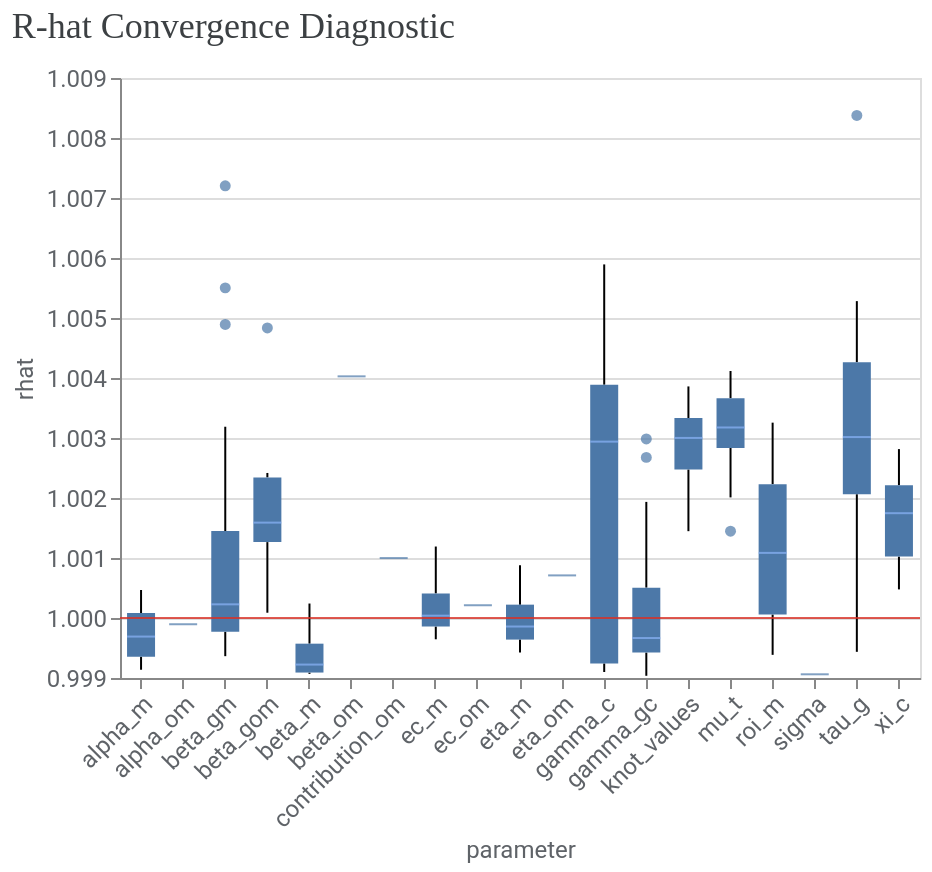

The notebook cell this image was saved under:
### Markdown cell above
## 10. Convergence diagnostics — R-hat & ESS

Rule of thumb: **R-hat < 1.01** (≤1.05 acceptable) and effective sample size (ESS) comfortably in the hundreds for the parameters you report.

### Code cell
summ = az.summary(mmm.inference_data, var_names=['roi_m'], round_to=3)
summ.index = channels
display(summ[['mean', 'sd', 'hdi_3%', 'hdi_97%', 'ess_bulk', 'ess_tail', 'r_hat']])

model_diagnostics = visualizer.ModelDiagnostics(mmm)
model_diagnostics.plot_rhat_boxplot()

### Figure 1 — Vega-Lite specification as saved in the notebook (floating-point values rounded to 4 significant figures; data arrays with more than 128 entries replaced by an {"elided": "..."} marker saying what was removed)
{"config": {"view": {"continuousWidth": 300, "continuousHeight": 300}, "axis": {"labelColor": "#5F6368", "labelFont": "Roboto", "labelFontSize": 12, "titleColor": "#5F6368", "titleFont": "Roboto", "titleFontSize": 12, "titleFontWeight": "normal"}}, "layer": [{"data": {"name": "data-78d10198dd36cb6e6a5b83799a56894c"}, "mark": {"type": "boxplot", "median": {"color": "#8AB4F8"}, "outliers": {"filled": true}}, "encoding": {"x": {"axis": {"labelAngle": -45}, "field": "parameter", "type": "nominal"}, "y": {"field": "rhat", "scale": {"zero": false}, "type": "quantitative"}}}, {"data": {"name": "empty"}, "mark": {"type": "rule", "color": "#D93025", "opacity": 0.8}, "encoding": {"y": {"datum": 1}}}], "title": {"text": "R-hat Convergence Diagnostic", "anchor": "start", "color": "#3C4043", "font": "Google Sans Display", "fontSize": 18, "fontWeight": "normal", "offset": 10}, "width": 400, "$schema": "https://vega.github.io/schema/vega-lite/v6.4.1.json", "datasets": {"data-78d10198dd36cb6e6a5b83799a56894c": {"elided": "266 records"}, "empty": [{}]}}
